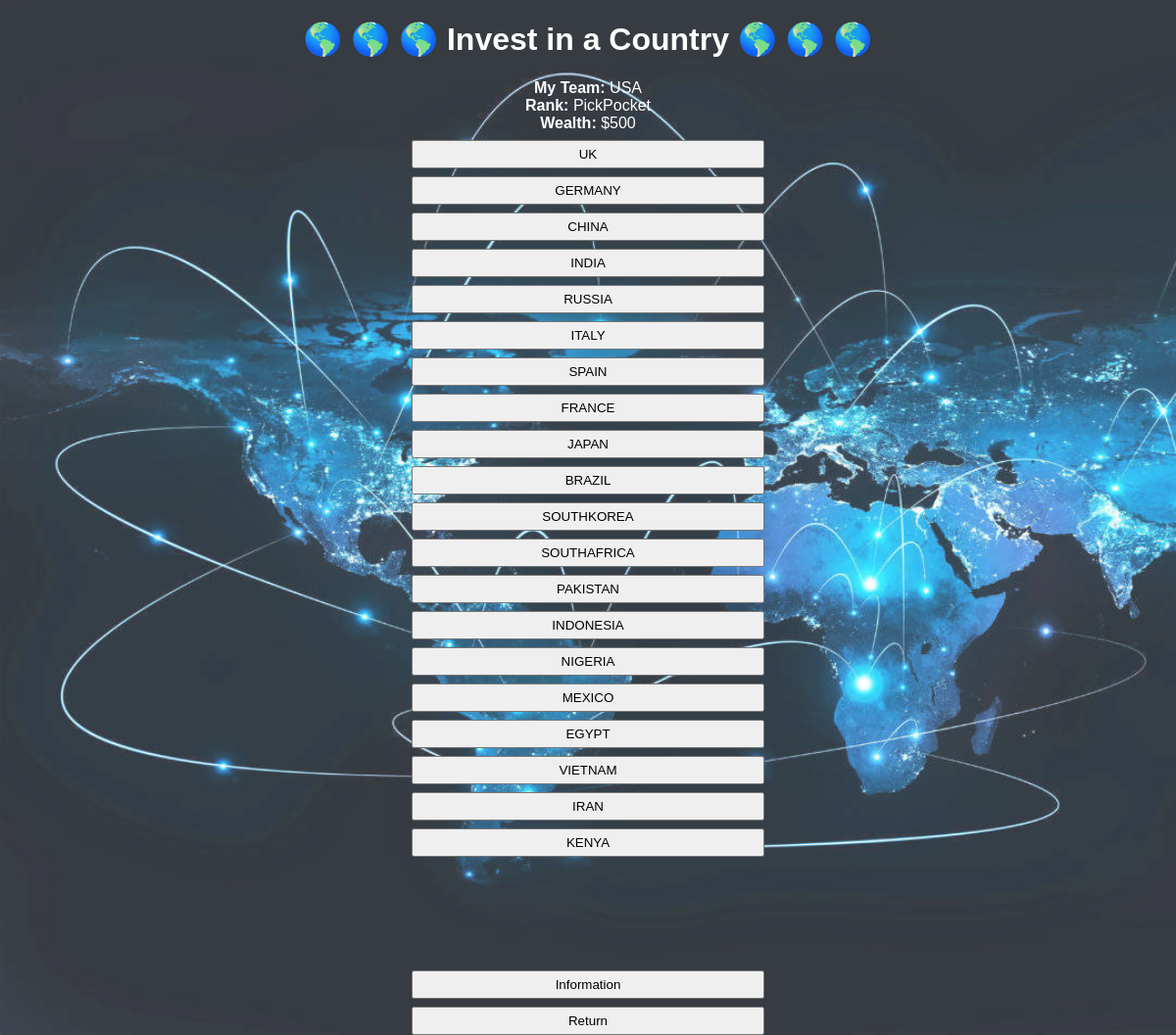
Page /investCountry on the committed database.
### universe/classes.py (models this page shows, shortened)
class NATIONS(db.Model):
    id = db.Column(db.Integer, primary_key=True)
    country               = db.Column(db.String(50), nullable=False)
    selected              = db.Column(db.Integer, nullable=False, default=0)
    score                 = db.Column(db.Integer, nullable=False, default=0)
    wealth                = db.Column(db.Integer, nullable=False)
    fLevel                = db.Column(db.String(50), nullable=False)
    gold                  = db.Column(db.Integer, nullable=False)
    gems                  = db.Column(db.Integer, nullable=False)
    rareMetals            = db.Column(db.Integer, nullable=False)
    oil                   = db.Column(db.Integer, nullable=False)
    might                 = db.Column(db.Integer, nullable=False)
    wLevel                = db.Column(db.String(50), nullable=False)
    firePower             = db.Column(db.Integer, nullable=False)
    KP                    = db.Column(db.Integer, nullable=False)
    tLevel                = db.Column(db.Integer, nullable=False)
    era                   = db.Column(db.String(50), nullable=False)
    RP                    = db.Column(db.Integer, nullable=False)
    influence             = db.Column(db.Integer, nullable=False)
    pLevel                = db.Column(db.String(50), nullable=False)
    stability             = db.Column(db.Integer, nullable=False)
    backing               = db.Column(db.Integer, nullable=False)
    chance                = db.Column(db.Integer, nullable=False)
    aggression            = db.Column(db.Integer, nullable=False)
    creativity            = db.Column(db.Integer, nullable=False)
    materialism           = db.Column(db.Integer, nullable=False)
    prudence              = db.Column(db.Integer, nullable=False)
    bonusUnits            = db.Column(db.Integer, nullable=False)
    notes                 = db.Column(db.String(50), nullable=False)
    hints                 = db.Column(db.String(50), nullable=False)
    Nextmoves             = db.Column(db.String(50), nullable=False, default='')
    moveLimit             = db.Column(db.Integer, nullable=False)

### universe/routes.py (the view, shortened to what this page needs)
@app.route('/investCountry', methods=['GET', 'POST'])
def investCountry():
    playerNation = gameTracker.query.get_or_404(1)
    nations = db.session.query(NATIONS).all()
    myNation = NATIONS.query.get_or_404(int(playerNation.countryID))
    selectedOut = ""
    message = ""
    infoMessage = ""
    nationSelectedFlag = ""
    movesChecked = checkMoves(myNation,'investCountry')
    if movesChecked[1] > 0:
        print('Not enough moves or already carried this move out')
        return redirect(url_for('mainMenu'))
    if request.form.get('mainMenu'):
        return redirect(url_for('mainMenu'))
    if request.form.get('information'):
        infoMessage = 'Investing in the growth of a country, helps boost friendship and earns money.'
    return(render_template('investCountry.html',nations=nations,myNation=myNation,nationSelectedFlag=nationSelectedFlag,selectedOut=selectedOut,message=message,infoMessage=infoMessage))

### universe/routesFunctions.py (called while the page is built)
def checkMoves(myNation,duplicateToCheck):
    mlimit = int(myNation.moveLimit)
    moveArray = myNation.Nextmoves.split(':')
    pendingCount = 0
    mvs = 0
    for item in moveArray:
        if 'pending' in item:
            pendingCount +=1
        if len(item) > 0:
            mvs += 1
    movesLeft = int(mlimit-mvs+pendingCount)
    if movesLeft < 1:
        return(movesLeft,1)
    for item in moveArray:
        if duplicateToCheck in item:
            return(movesLeft,2)
    return(movesLeft,0)

### universe/templates/investCountry.html (shortened to what this page needs)
{% extends 'base.html' %}
{% block body %}
<center style='color:white'><h1>  🌎 🌎 🌎  Invest in a Country  🌎 🌎 🌎 </h1> </center>
<center style='color:white'>
<b>My Team: </b>  {{ myNation.country }} <br>
<b>Rank:    </b> {{ myNation.fLevel }}  <br>
<b>Wealth:  </b>  ${{ myNation.wealth }} <br>
</center>
{% if "selected" not in nationSelectedFlag %}
<form method="post" action="/investCountry">
	{% for nation in nations %}
	{% if myNation.country not in nation.country  %}
	 <button name="select" type="submit" value="{{nation.id}}">{{ nation.country }}</button>
	{% endif%}
    {% endfor %}
{% endif%}
		<br></br>
		<br></br>
<form method="post" action="/investCountry">
		<br></br>
		<button name="information" type="submit" value="information">Information</button>
		<button name="mainMenu" type="submit" value="mainMenu">Return</button>
{% endblock %}

### universe/static/css/main.css (style rules this page uses)
body, html { margin: 0; font-family: sans-serif; }
button { display: block; width: 30%; margin-left:auto; margin-right:auto; padding: 5px; margin-top: 8px }

### universe/templates/investCountry.html (style rules this page uses)
body { background: url("../static/css/backgrounds/geo.jpg"); background-color: rgba(255,255,255,0.2); background-blend-mode: lighten; background-size: cover; }

### rows in the picture
NATIONS: country "USA", fLevel "PickPocket", wealth "500"
NATIONS: {{ nation.id }} 2 (drawn), country "UK"
NATIONS: {{ nation.id }} 3 (drawn), country "GERMANY"
NATIONS: {{ nation.id }} 4 (drawn), country "CHINA"
NATIONS: {{ nation.id }} 5 (drawn), country "INDIA"
NATIONS: {{ nation.id }} 6 (drawn), country "RUSSIA"
NATIONS: {{ nation.id }} 7 (drawn), country "ITALY"
NATIONS: {{ nation.id }} 8 (drawn), country "SPAIN"
NATIONS: {{ nation.id }} 9 (drawn), country "FRANCE"
NATIONS: {{ nation.id }} 10 (drawn), country "JAPAN"
NATIONS: {{ nation.id }} 11 (drawn), country "BRAZIL"
NATIONS: {{ nation.id }} 12 (drawn), country "SOUTHKOREA"
NATIONS: {{ nation.id }} 13 (drawn), country "SOUTHAFRICA"
NATIONS: {{ nation.id }} 14 (drawn), country "PAKISTAN"
NATIONS: {{ nation.id }} 15 (drawn), country "INDONESIA"
NATIONS: {{ nation.id }} 16 (drawn), country "NIGERIA"
NATIONS: {{ nation.id }} 17 (drawn), country "MEXICO"
NATIONS: {{ nation.id }} 18 (drawn), country "EGYPT"
NATIONS: {{ nation.id }} 19 (drawn), country "VIETNAM"
NATIONS: {{ nation.id }} 20 (drawn), country "IRAN"
NATIONS: {{ nation.id }} 21 (drawn), country "KENYA"
